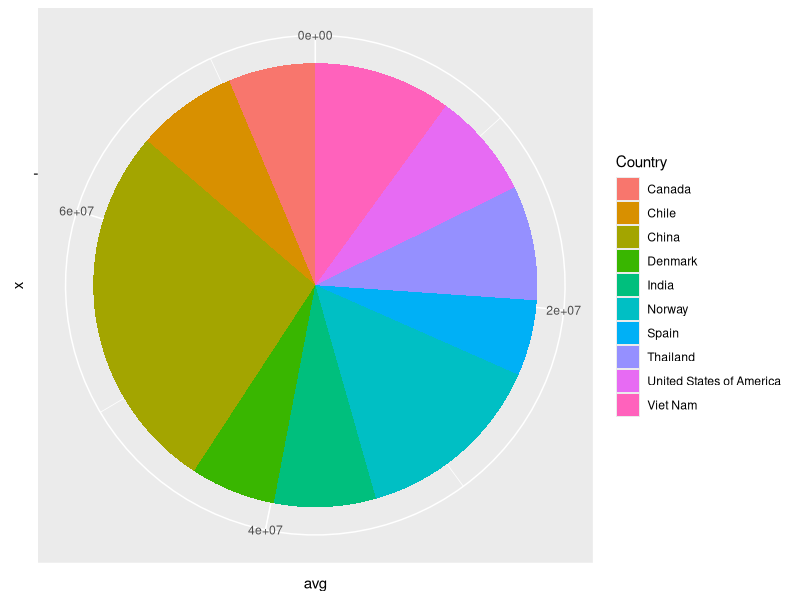
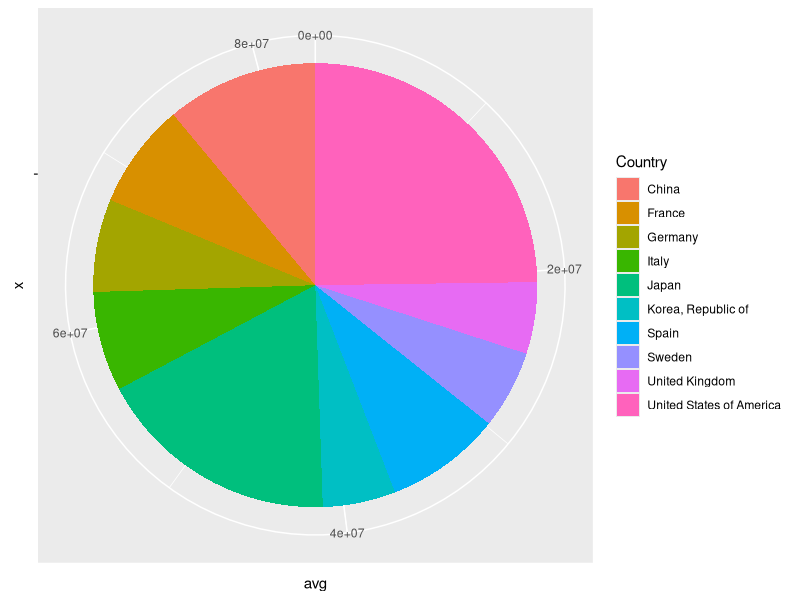
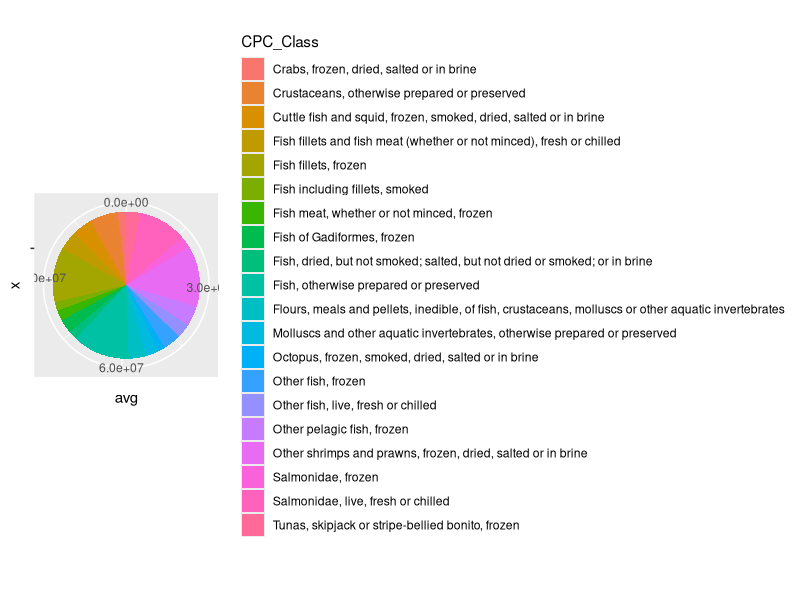
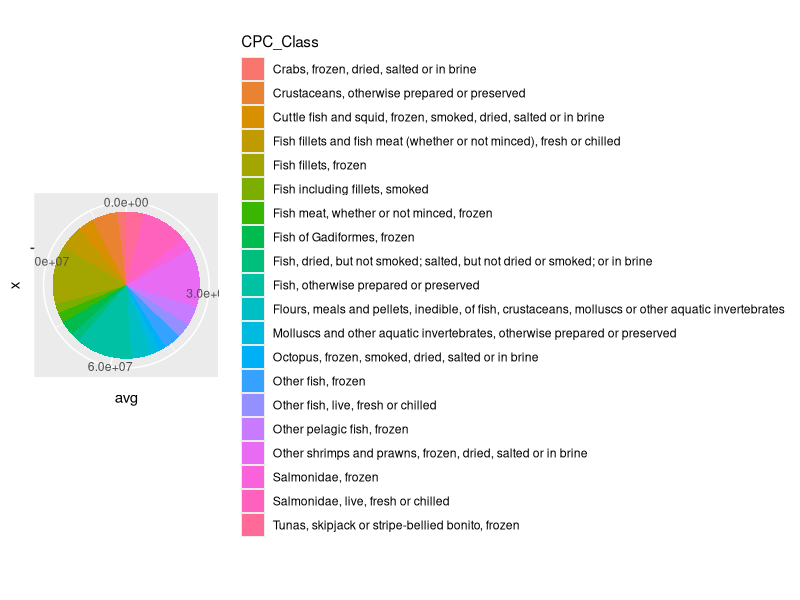
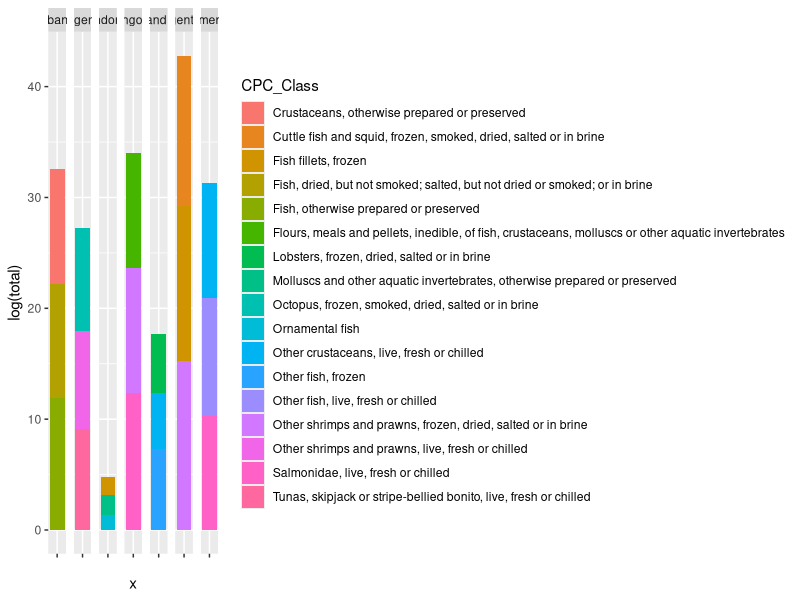
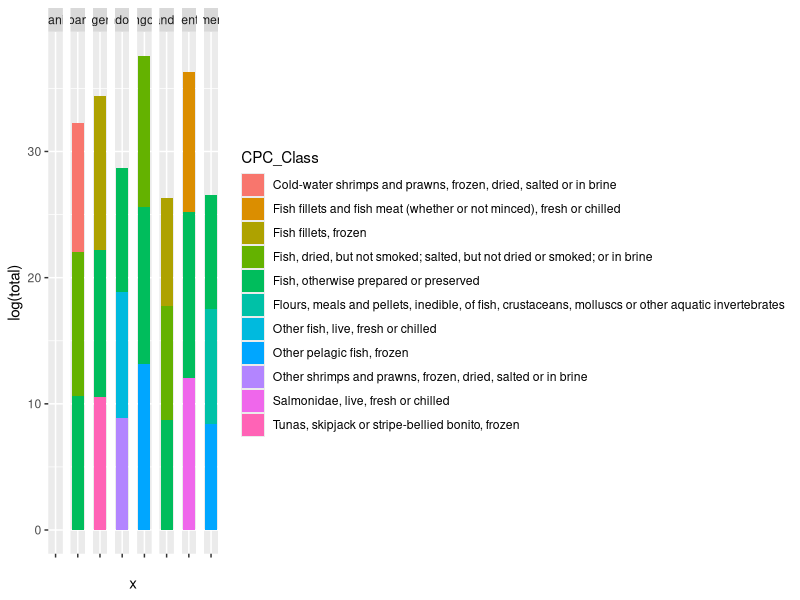
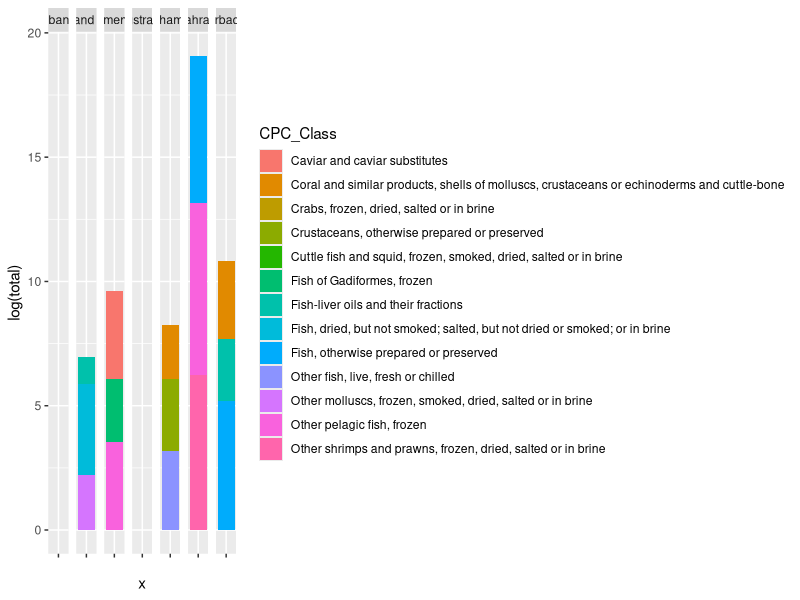
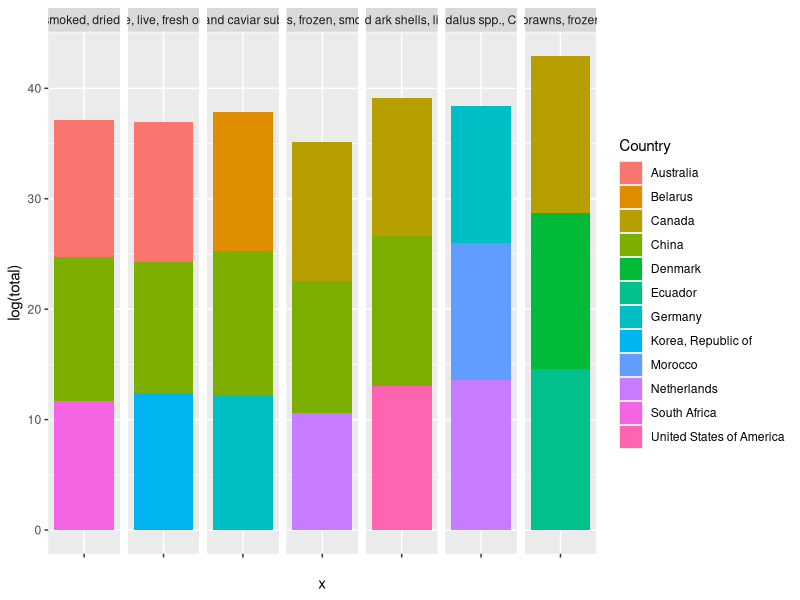

The R script that drew these images, in order:
library(dplyr)
library(ggplot2)

setwd("C:\\Users\\HP\\Desktop\\R proj")

trade <- read.csv("Processed_trade.csv", stringsAsFactors = FALSE, row.names=1)
summary(trade)

##Analysis on Trade data##

#A1) Analysis with grouping by Trade flow for each country
flow_country_trade <- summarise(group_by(trade, Trade_Flow, Country), s13 = sum(y13, na.rm=TRUE), 
                          s14=sum(y14, na.rm=TRUE),
                          s15=sum(y15, na.rm=TRUE),
                          s16=sum(y16, na.rm=TRUE),
                          s17=sum(y17, na.rm=TRUE),
                          avg=mean(c(s13,s14,s15,s16,s17)))

#Export & Import
flow_country_export <- filter(flow_country_trade, Trade_Flow == "Exports")
flow_country_import <- filter(flow_country_trade, Trade_Flow == "Imports")

summary(flow_country_export)
summary(flow_country_import)

#View top/bottom export/import countries
head(arrange(flow_country_export, -avg), 20)
tail(arrange(flow_country_export, -avg), 20)
head(arrange(flow_country_import, -avg), 20)
tail(arrange(flow_country_import, -avg), 20)

#plot as pie chart(for top 10)
ggplot(data=arrange(flow_country_export, -avg)[1:10, ], aes(x="", y=avg, fill=Country))+
  geom_bar(stat="identity", width=1)+
  coord_polar(theta="y")
ggplot(data=arrange(flow_country_import, -avg)[1:10, ], aes(x="", y=avg, fill=Country))+
  geom_bar(stat="identity", width=1)+
  coord_polar(theta="y")

#A2) Analysis for each CPC class
flow_cpc_trade <- summarise(group_by(trade, Trade_Flow, CPC_Class), s13 = sum(y13, na.rm=TRUE), 
                                s14=sum(y14, na.rm=TRUE),
                                s15=sum(y15, na.rm=TRUE),
                                s16=sum(y16, na.rm=TRUE),
                                s17=sum(y17, na.rm=TRUE),
                                avg=mean(c(s13,s14,s15,s16,s17)))

#Export & Import
flow_cpc_export <- filter(flow_cpc_trade, Trade_Flow == "Exports")
flow_cpc_import <- filter(flow_cpc_trade, Trade_Flow == "Imports")

summary(flow_cpc_export)
summary(flow_cpc_import)

#View top/bottom export/import classes
head(arrange(flow_cpc_export, -avg), 20)
tail(arrange(flow_cpc_export, -avg), 20)
head(arrange(flow_cpc_import, -avg), 20)
tail(arrange(flow_cpc_import, -avg), 20)

#plot as pie chart(for top 10)
ggplot(data=arrange(flow_cpc_export, -avg)[1:20, ], aes(x="", y=avg, fill=CPC_Class))+
  geom_bar(stat="identity", width=1)+
  coord_polar(theta="y")
ggplot(data=arrange(flow_cpc_import, -avg)[1:20, ], aes(x="", y=avg, fill=CPC_Class))+
  geom_bar(stat="identity", width=1)+
  coord_polar(theta="y")

#minor A1/2) What about other flows?
levels(as.factor(trade$Trade_Flow)) #looking at 'other' trade flows

#"proving" no processed production
sum(select(filter(trade, Trade_Flow == "Processed production"), y13:y17))
# Conclusion : There are no processed production in our time set

flow_country_re <- filter(flow_country_trade, Trade_Flow == "Reexports")
flow_cpc_re <- filter(flow_cpc_trade, Trade_Flow == "Reexports")

#view top members
head(arrange(flow_country_re, -avg), 10)
head(arrange(flow_cpc_re, -avg), 10)

#A3)Try country/CPC class cross analysis
s_trade <- mutate(group_by(trade, Trade_Flow, Country, CPC_Class), total=sum(y13,y14,y15,y16,y17, na.rm=TRUE))
exp <- filter(s_trade, Trade_Flow=="Exports")
imp <- filter(s_trade, Trade_Flow=="Imports")
res <- filter(s_trade, Trade_Flow=="Reexports")

#View each countries top 3 CPC classes
top_cpc_exp <- exp %>% arrange(-total) %>% group_by(Country) %>% slice(1:3)
top_cpc_imp <- imp %>% arrange(-total) %>% group_by(Country) %>% slice(1:3)
top_cpc_res <- res %>% arrange(-total) %>% group_by(Country) %>% slice(1:3)

#bar chart(partial)
ggplot(data=top_cpc_exp[1:21, ], aes(x="", y=log(total), fill=CPC_Class))+
  facet_grid(facets=. ~ Country)+
  geom_bar(stat="identity", width=1)

ggplot(data=top_cpc_imp[1:22, ], aes(x="", y=log(total), fill=CPC_Class))+
  facet_grid(facets=. ~ Country)+
  geom_bar(stat="identity", width=1)

ggplot(data=top_cpc_res[1:21, ], aes(x="", y=log(total), fill=CPC_Class))+
  facet_grid(facets=. ~ Country)+
  geom_bar(stat="identity", width=1)

#A4)Try CPC/Country class cross analysis
#View each cpc class top 3 countries
top_country_exp <- exp %>% arrange(-total) %>% group_by(CPC_Class) %>% slice(1:3)
top_country_imp <- imp %>% arrange(-total) %>% group_by(CPC_Class) %>% slice(1:3)
top_country_res <- res %>% arrange(-total) %>% group_by(CPC_Class) %>% slice(1:3)

#bar chart(partial)
ggplot(data=top_country_exp[1:21, ], aes(x="", y=log(total), fill=Country))+
  facet_grid(facets=. ~ CPC_Class)+
  geom_bar(stat="identity", width=1)

ggplot(data=top_country_imp[1:21, ], aes(x="", y=log(total), fill=Country))+
  facet_grid(facets=. ~ CPC_Class)+
  geom_bar(stat="identity", width=1)

ggplot(data=top_country_res[1:21, ], aes(x="", y=log(total), fill=Country))+
  facet_grid(facets=. ~ CPC_Class)+
  geom_bar(stat="identity", width=1)
